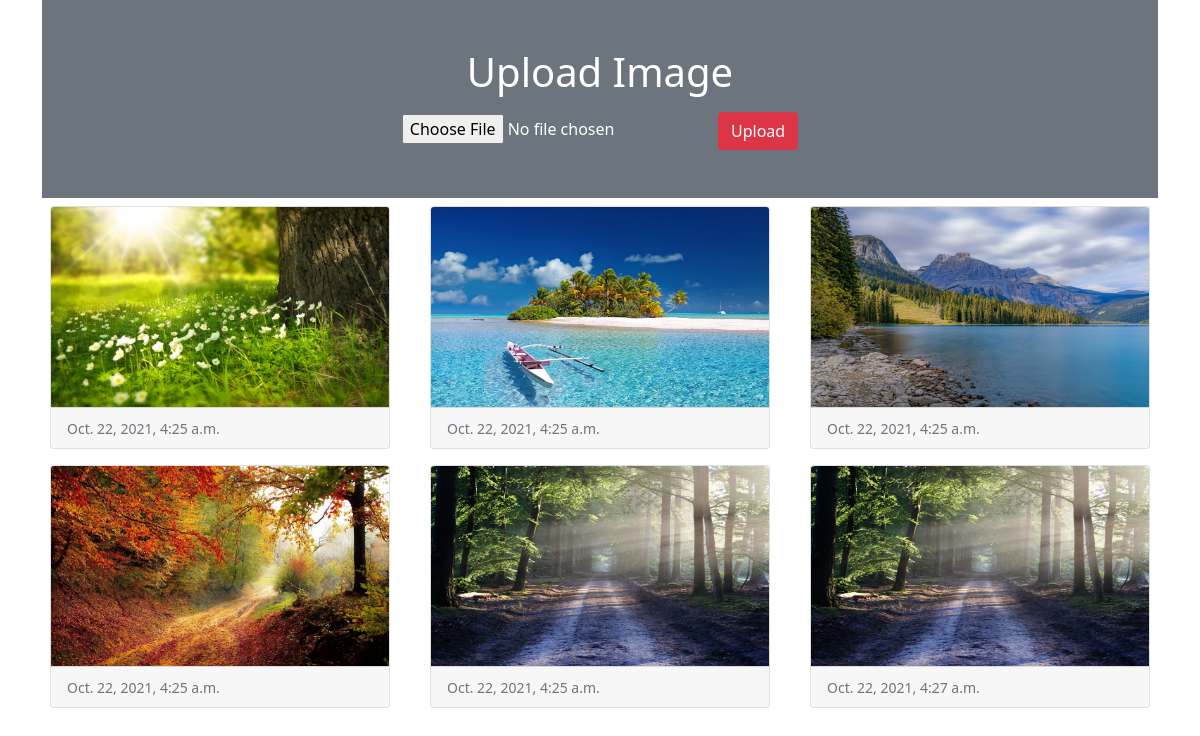
The page / on the database its author committed.
### myapp/models.py (models this page shows)
class Image(models.Model):
    photo = models.ImageField(upload_to="image")
    date = models.DateTimeField(auto_now_add=True)

### myapp/views.py (the view)
# urls.py: path('', views.home),
def home(request):
    if request.method == "POST":
        form = ImageForm(request.POST, request.FILES)
        if form.is_valid():
            form.save()
    form = ImageForm()
    img = Image.objects.all()
    return render(request, 'myapp/home.html',{'img':img, 'form':form})

### myapp/forms.py
class ImageForm(forms.ModelForm):
    class Meta:
        model = Image
        fields = '__all__'
        labels = {'photo':''}

### myapp/templates/myapp/home.html (shortened to what this page needs)
<!doctype html>
<html lang="en">
  <head>
    <link href="https://cdn.jsdelivr.net/npm/bootstrap@5.1.3/dist/css/bootstrap.min.css" rel="stylesheet">
  </head>
  <body>
    <div class="container">
        <div class="py-5 text-center bg-secondary text-white">
            <h1 class="mb-3">Upload Image</h1>
            <form action="" method="post" enctype="multipart/form-data">
            {{form}}
            <input type="submit" class="btn btn-danger" value="Upload"/>
            </form>
        </div>
        <div class="row">
            {% for i in img %}
                <div class="col-sm-4">
                    <div class="card m-2">
                        <img src="{{i.photo.url}}" alt="" class="card-img-top" height="200px"/>
                        <div class="card-footer">
                            <small class="text-muted">{{i.date}}</small>
                        </div>
                    </div>
                </div>
            {% endfor %}
        </div>
    </div>
  </body>
</html>

### rows shown on the page
Image: photo (picture), date "Oct. 22, 2021, 4:25 a.m."
Image: photo (picture), date "Oct. 22, 2021, 4:25 a.m."
Image: photo (picture), date "Oct. 22, 2021, 4:25 a.m."
Image: photo (picture), date "Oct. 22, 2021, 4:25 a.m."
Image: photo (picture), date "Oct. 22, 2021, 4:25 a.m."
Image: photo (picture), date "Oct. 22, 2021, 4:27 a.m."
